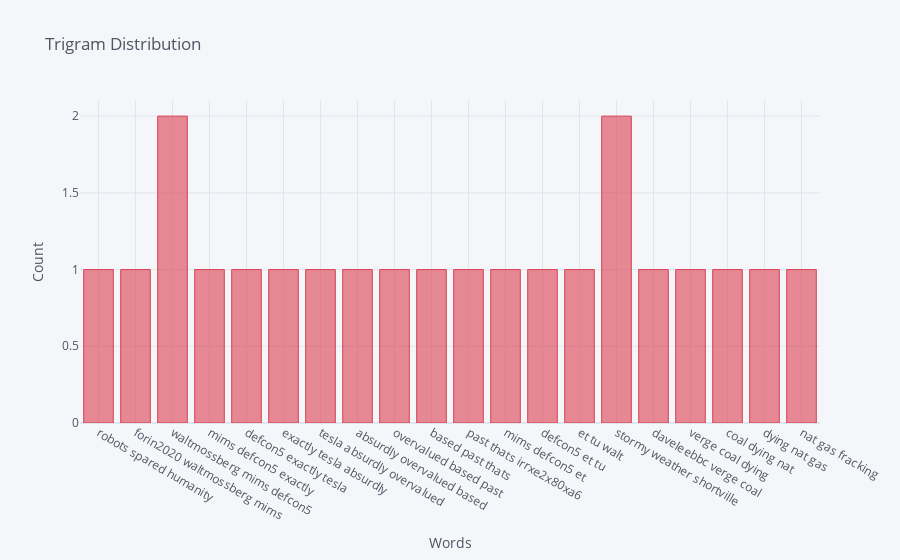

Notebook cell for this chart:
### Code cell
tri_gram_df.iplot(kind='bar', xTitle='Words', yTitle='Count', title='Trigram Distribution', colors='red')

### Figure 1 — Plotly figure (JSON) as saved in the notebook; plotly's stock layout.template omitted (floating-point values rounded to 4 significant figures)
{"data": [{"marker": {"color": "rgba(219, 64, 82, 0.6)", "line": {"color": "rgba(219, 64, 82, 1.0)", "width": 1}}, "name": "Frequency", "orientation": "v", "text": "", "type": "bar", "x": ["robots spared humanity", "forin2020 waltmossberg mims", "waltmossberg mims defcon5", "mims defcon5 exactly", "defcon5 exactly tesla", "exactly tesla absurdly", "tesla absurdly overvalued", "absurdly overvalued based", "overvalued based past", "based past thats", "past thats irrxe2x80xa6", "mims defcon5 et", "defcon5 et tu", "et tu walt", "stormy weather shortville", "daveleebbc verge coal", "verge coal dying", "coal dying nat", "dying nat gas", "nat gas fracking"], "y": [1, 1, 2, 1, 1, 1, 1, 1, 1, 1, 1, 1, 1, 1, 2, 1, 1, 1, 1, 1]}], "layout": {"legend": {"bgcolor": "#F5F6F9", "font": {"color": "#4D5663"}}, "paper_bgcolor": "#F5F6F9", "plot_bgcolor": "#F5F6F9", "title": {"font": {"color": "#4D5663"}, "text": "Trigram Distribution"}, "xaxis": {"gridcolor": "#E1E5ED", "showgrid": true, "tickfont": {"color": "#4D5663"}, "title": {"font": {"color": "#4D5663"}, "text": "Words"}, "zerolinecolor": "#E1E5ED"}, "yaxis": {"gridcolor": "#E1E5ED", "showgrid": true, "tickfont": {"color": "#4D5663"}, "title": {"font": {"color": "#4D5663"}, "text": "Count"}, "zerolinecolor": "#E1E5ED"}}}
